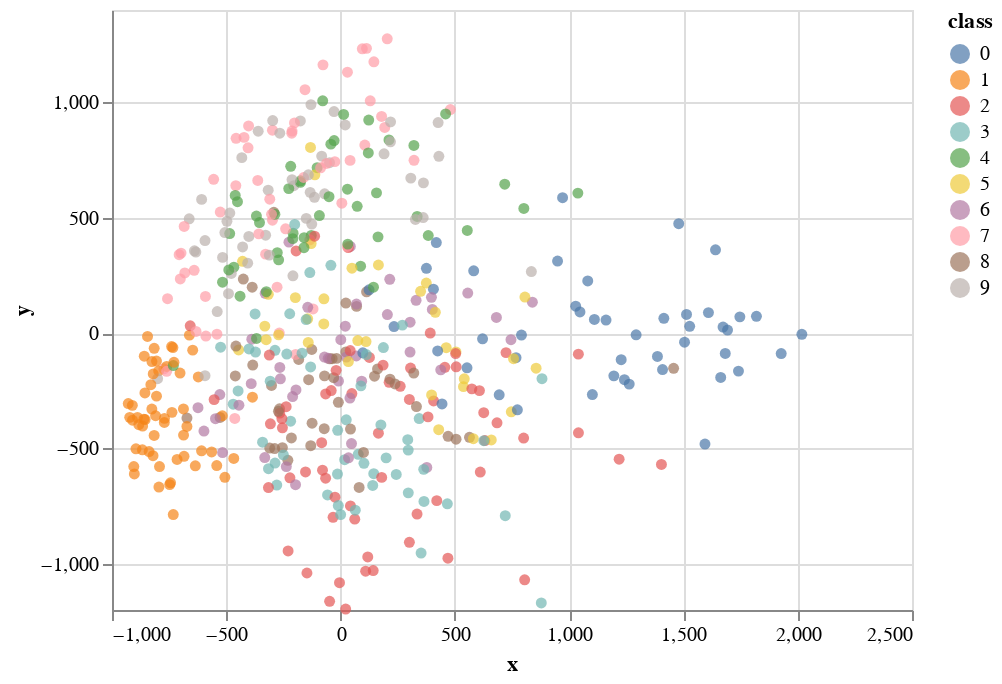

Here is the notebook cell this chart was saved with:
### Markdown cell above
##### Linear Benchmark

### Code cell
X_pca = (
            PCA(2)
            .fit_transform(reduced_mnist)
        )

pca_mnist_df = pd.DataFrame({
    'x': X_pca[:, 0],
    'y': X_pca[:, 1],
    'class': reduced_mnist.iloc[:, 0].to_numpy(dtype=int)
})

pca_chart = alt.Chart(pca_mnist_df).mark_circle().encode(
    x='x:Q',
    y='y:Q',
    color='class:N'
)

display(pca_chart)

### Figure 1 — Vega-Lite specification as saved in the notebook (floating-point values rounded to 4 significant figures; data arrays with more than 128 entries replaced by an {"elided": "..."} marker saying what was removed)
{"config": {"view": {"continuousWidth": 400, "continuousHeight": 300}}, "data": {"name": "data-7c4be797ac8e1040ac4de223ff714fcf"}, "mark": "circle", "encoding": {"color": {"type": "nominal", "field": "class"}, "x": {"type": "quantitative", "field": "x"}, "y": {"type": "quantitative", "field": "y"}}, "$schema": "https://vega.github.io/schema/vega-lite/v4.8.1.json", "datasets": {"data-7c4be797ac8e1040ac4de223ff714fcf": {"elided": "500 records"}}}
